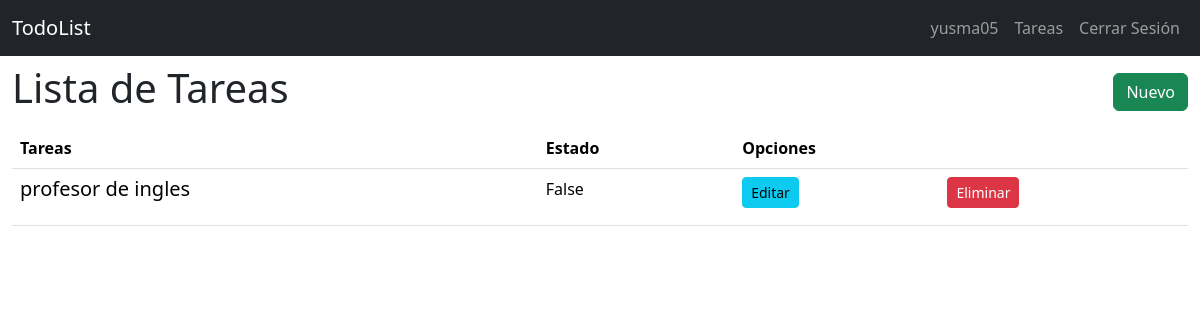
Before: /todo/list (signed in) with the older database file.
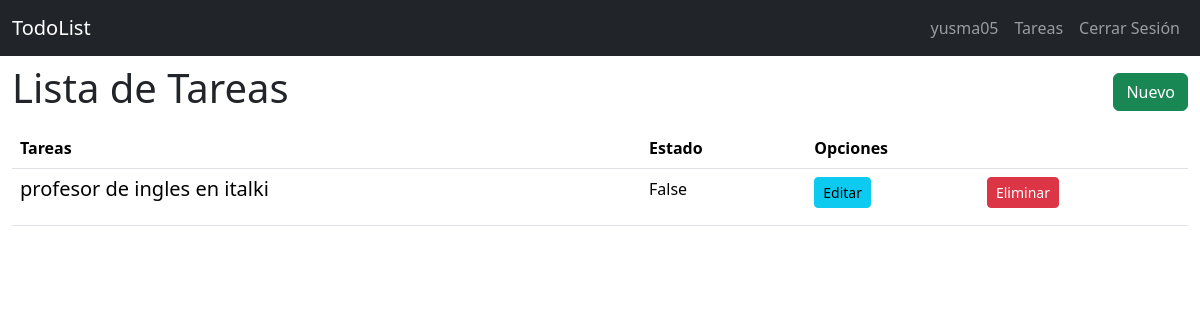
After: the same page with the newer database file.
### todor/models.py (models this page shows, shortened)
class User(db.Model):
    id = db.Column(db.Integer, primary_key = True)
    username = db.Column(db.String(20), unique = True, nullable = False)
    password = db.Column(db.Text, nullable = False)

class Todo(db.Model):
    id = db.Column(db.Integer, primary_key = True)
    created_by = db.Column(db.Integer, db.ForeignKey('user.id'), nullable = False)
    title = db.Column(db.String(100), nullable = False)
    desc = db.Column(db.Text)
    state = db.Column(db.Boolean, default = False)

### todor/todo.py (the view)
@bp.route('/list')
@login_required
def index():
    todos = Todo.query.all()
    return render_template('todo/index.html', todos = todos)

### todor/auth.py (called while the page is built)
@bp.before_app_request
def load_logged_user():
    user_id = session.get('user_id')
    if user_id is None:
        g.user = None
    else:
        g.user = User.query.get_or_404(user_id)

def login_required(view):
    @functools.wraps(view)
    def wrapped_view(**kwargs):
        if g.user is None:
            return redirect(url_for('auth.login'))
        return view(**kwargs)
    return wrapped_view

### todor/templates/todo/index.html (shortened to what this page needs)
{% extends 'base.html' %}
{% block content %}
<section class="container-fluid">
    <nav class="navbar">
        <h1>{% block title %}Lista de Tareas{% endblock %}</h1>
        <a href="{{url_for('todo.create')}}" class="btn btn-success">Nuevo</a>
    </nav>
    <table class="table">
        <thead>
            <tr>
                <th class="col">Tareas</th>
                <th class="col">Estado</th>
                <th class="col" colspan="2">Opciones</th>
            </tr>
        </thead>
        <tbody>
            {% for todo in todos | reverse %}
            {% if g.user.id == todo.created_by %}
            <tr>
                <td>
                    <h5>{{todo.title}}</h5>
                </td>
                <td>{{todo.state}}</td>
                <td>
                    <a href="{{url_for('todo.update', id = todo.id)}}" class="btn btn-info btn-sm">Editar</a>
                </td>
                <td>
                    <a href="" class="btn btn-danger btn-sm">Eliminar</a>
                </td>
            </tr>
            {% endif %}
            {% endfor %}
        </tbody>
    </table>
</section>
{% endblock %}

### todor/templates/base.html (shortened to what this page needs)
<!DOCTYPE html>
<html lang="en">
<head>
    <link href="https://cdn.jsdelivr.net/npm/bootstrap@5.3.8/dist/css/bootstrap.min.css" rel="stylesheet">
</head>
<body>
    <nav class="navbar navbar-expand-sm navbar bg-dark" data-bs-theme="dark">
        <div class="container-fluid">
            <a class="navbar-brand" href="{{url_for('index')}}">TodoList</a>
            <div class="collapse navbar-collapse justify-content-end" id="navbarNav">
                <ul class="navbar-nav">
                    {% if g.user %}
                    <li class="nav-item">
                        <span class="nav-link activate"> {{ g.user.username }} </span>
                    </li>
                    <li class="nav-item">
                        <a class="nav-link" href="{{url_for('todo.index')}}">Tareas</a>
                    </li>
                    <li class="nav-item">
                        <a class="nav-link" href="{{url_for('auth.logout')}}">Cerrar Sesión</a>
                    </li>
                    {% endif %}
                </ul>
            </div>
        </div>
    </nav>
    {% block content %}
    {% endblock %}
</body>
</html>

Changed rows visible on the page:
changed Todo "False": title "profesor de ingles" → "profesor de ingles en italki"
